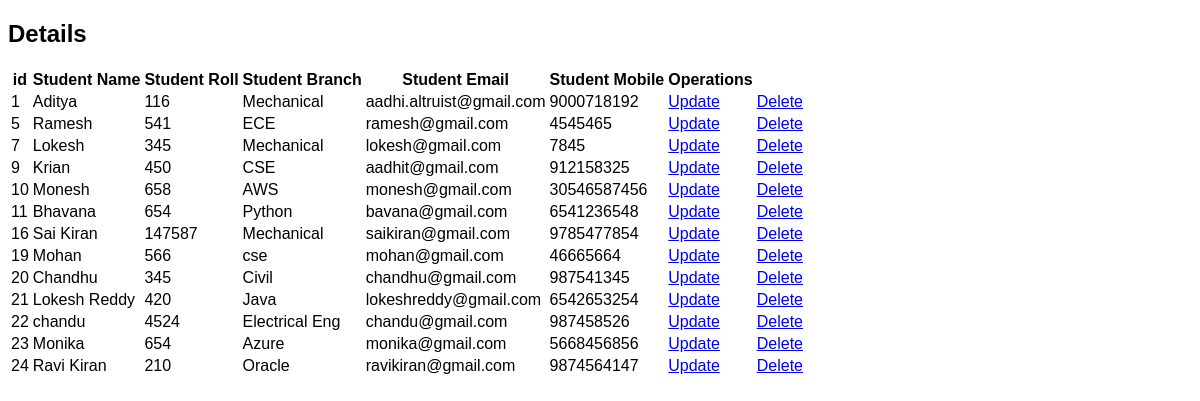
The app's page /crudapp/show/ with its own data.
### crudapp/models.py (models this page shows, shortened)
class students(models.Model):
    sname = models.CharField(max_length=50)
    sroll = models.IntegerField(max_length=50)
    sbranch = models.CharField(max_length=50)
    semail = models.EmailField(max_length=50)
    smobail = models.IntegerField()

### crudapp/views.py (the view)
# urls.py: path('show/', views.show, name="show"),
def show(request):
    data = students.objects.all()
    return render(request, 'myapp/show.html',{'data':data})

### templates/myapp/show.html (shortened to what this page needs)
<!DOCTYPE html>
<html>
<head>
<link rel="stylesheet" href="https://cdnjs.cloudflare.com/ajax/libs/font-awesome/4.7.0/css/font-awesome.min.css">
</head>
<body>
  <div class="container col-md-8 mt-5">
      <h2 class="text-center bg-info"> Details </h2>
      <table class="table table-hover">
          <thead class="bg-info text-center text-white">
              <th> id</th>
              <th>Student Name</th>
              <th>Student Roll</th>
              <th>Student Branch</th>
              <th>Student Email</th>
              <th>Student Mobile</th>
              <th>Operations</th>
          </thead>
          <tbody>
              {% for i in data%}
              <tr>
                  <td>{{i.id}}</td>
                  <td>{{i.sname}}</td>
                  <td>{{i.sroll}}</td>
                  <td>{{i.sbranch}}</td>
                  <td>{{i.semail}}</td>
                  <td>{{i.smobail}}</td>
                  <td><a href="{% url 'update' i.id %}">Update</a></td>
                  <td><a href="{% url 'delete' i.id %}">Delete</a></td>
              </tr>
              {% endfor %}
          </tbody>
      </table>
  </div>
</body>
</html>

### templates/myapp/show.html (style rules this page uses)
body { font-family: Arial, Helvetica, sans-serif; }
* { box-sizing: border-box; }

### records on screen
students: id "1", sname "Aditya", sroll "116", sbranch "Mechanical", semail "aadhi.altruist@gmail.com", smobail "9000718192"
students: id "5", sname "Ramesh", sroll "541", sbranch "ECE", semail "ramesh@gmail.com", smobail "4545465"
students: id "7", sname "Lokesh", sroll "345", sbranch "Mechanical", semail "lokesh@gmail.com", smobail "7845"
students: id "9", sname "Krian", sroll "450", sbranch "CSE", semail "aadhit@gmail.com", smobail "912158325"
students: id "10", sname "Monesh", sroll "658", sbranch "AWS", semail "monesh@gmail.com", smobail "30546587456"
students: id "11", sname "Bhavana", sroll "654", sbranch "Python", semail "bavana@gmail.com", smobail "6541236548"
students: id "16", sname "Sai Kiran", sroll "147587", sbranch "Mechanical", semail "saikiran@gmail.com", smobail "9785477854"
students: id "19", sname "Mohan", sroll "566", sbranch "cse", semail "mohan@gmail.com", smobail "46665664"
students: id "20", sname "Chandhu", sroll "345", sbranch "Civil", semail "chandhu@gmail.com", smobail "987541345"
students: id "21", sname "Lokesh Reddy", sroll "420", sbranch "Java", semail "lokeshreddy@gmail.com", smobail "6542653254"
students: id "22", sname "chandu", sroll "4524", sbranch "Electrical Eng", semail "chandu@gmail.com", smobail "987458526"
students: id "23", sname "Monika", sroll "654", sbranch "Azure", semail "monika@gmail.com", smobail "5668456856"
students: id "24", sname "Ravi Kiran", sroll "210", sbranch "Oracle", semail "ravikiran@gmail.com", smobail "9874564147"
